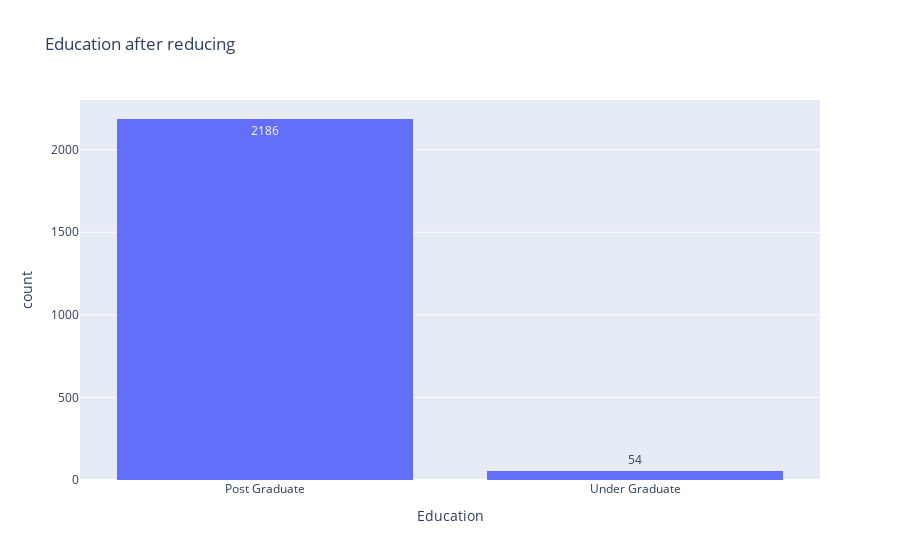

The code cell stored with this chart in its notebook:
### Code cell
fig = px.histogram(
    data_frame=data,
    x=data["Education"],
    title="Education after reducing",
    text_auto=True,
)
fig.show()

### Figure 1 — Plotly figure (JSON) as saved in the notebook; plotly's stock layout.template omitted (floating-point values rounded to 4 significant figures; data arrays with more than 128 entries replaced by an {"elided": "..."} marker saying what was removed)
{"data": [{"alignmentgroup": "True", "bingroup": "x", "hovertemplate": "Education=%{x}<br>count=%{y}<extra></extra>", "legendgroup": "", "marker": {"color": "#636efa", "pattern": {"shape": ""}}, "name": "", "offsetgroup": "", "orientation": "v", "showlegend": false, "texttemplate": "%{value}", "type": "histogram", "x": {"elided": "2240 str values"}, "xaxis": "x", "yaxis": "y"}], "layout": {"barmode": "relative", "legend": {"tracegroupgap": 0}, "title": {"text": "Education after reducing"}, "xaxis": {"anchor": "y", "domain": [0, 1], "title": {"text": "Education"}}, "yaxis": {"anchor": "x", "domain": [0, 1], "title": {"text": "count"}}}}
